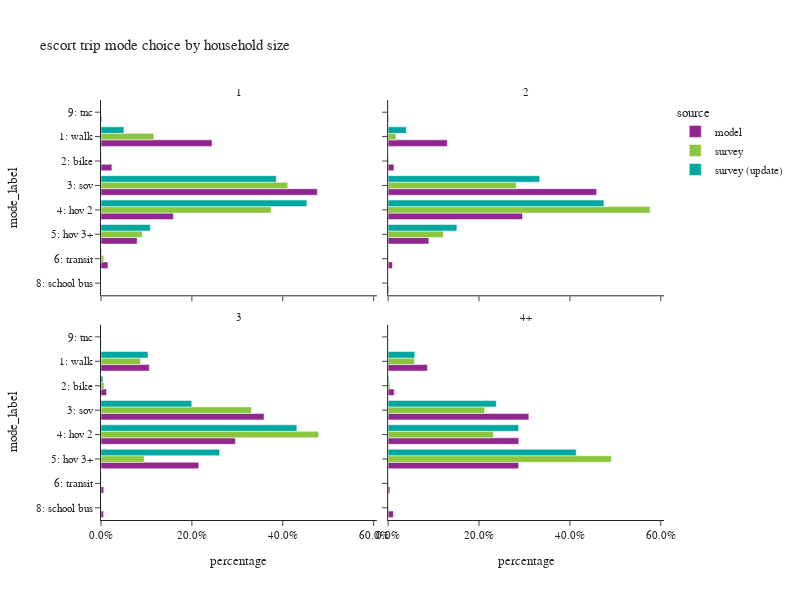

The cell this chart's notebook holds for it:
### Code cell
plot_mode_choice(es_trip,"hhsize_4+",
                 {"hhsize_4+":["1","2","3","4+"],
                  "mode_label":["1: walk","2: bike","3: sov","4: hov 2","5: hov 3+","6: transit",
                                   "8: school bus","9: other–survey only"]},
                 "household size",2,600)

### Figure 1 — Plotly figure (JSON) as saved in the notebook; plotly's stock layout.template omitted (floating-point values rounded to 4 significant figures)
{"data": [{"alignmentgroup": "True", "customdata": [[16780], [1642], [32685], [10941], [5462], [1046], [116]], "hovertemplate": "source=model<br>hhsize_4+=1<br>percentage=%{x}<br>mode_label=%{y}<br>sample count=%{customdata[0]}<extra></extra>", "legendgroup": "model", "marker": {"color": "#91268F", "pattern": {"shape": ""}}, "name": "model", "offsetgroup": "model", "orientation": "h", "showlegend": true, "textposition": "auto", "type": "bar", "x": [0.2443, 0.02391, 0.476, 0.1593, 0.07954, 0.01523, 0.001689], "xaxis": "x3", "y": ["1: walk", "2: bike", "3: sov", "4: hov 2", "5: hov 3+", "6: transit", "9: tnc"], "yaxis": "y3"}, {"alignmentgroup": "True", "customdata": [[37888], [3762], [133489], [86042], [26067], [2798], [530], [359]], "hovertemplate": "source=model<br>hhsize_4+=2<br>percentage=%{x}<br>mode_label=%{y}<br>sample count=%{customdata[0]}<extra></extra>", "legendgroup": "model", "marker": {"color": "#91268F", "pattern": {"shape": ""}}, "name": "model", "offsetgroup": "model", "orientation": "h", "showlegend": false, "textposition": "auto", "type": "bar", "x": [0.1302, 0.01293, 0.4588, 0.2957, 0.0896, 0.009617, 0.001822, 0.001234], "xaxis": "x4", "y": ["1: walk", "2: bike", "3: sov", "4: hov 2", "5: hov 3+", "6: transit", "8: school bus", "9: tnc"], "yaxis": "y4"}, {"alignmentgroup": "True", "customdata": [[37320], [4239], [126107], [103968], [75618], [2105], [1990], [213]], "hovertemplate": "source=model<br>hhsize_4+=3<br>percentage=%{x}<br>mode_label=%{y}<br>sample count=%{customdata[0]}<extra></extra>", "legendgroup": "model", "marker": {"color": "#91268F", "pattern": {"shape": ""}}, "name": "model", "offsetgroup": "model", "orientation": "h", "showlegend": false, "textposition": "auto", "type": "bar", "x": [0.1062, 0.01206, 0.3587, 0.2957, 0.2151, 0.005988, 0.00566, 0.0006059], "xaxis": "x", "y": ["1: walk", "2: bike", "3: sov", "4: hov 2", "5: hov 3+", "6: transit", "8: school bus", "9: tnc"], "yaxis": "y"}, {"alignmentgroup": "True", "customdata": [[89476], [13897], [320655], [297714], [297481], [4033], [11944], [352]], "hovertemplate": "source=model<br>hhsize_4+=4+<br>percentage=%{x}<br>mode_label=%{y}<br>sample count=%{customdata[0]}<extra></extra>", "legendgroup": "model", "marker": {"color": "#91268F", "pattern": {"shape": ""}}, "name": "model", "offsetgroup": "model", "orientation": "h", "showlegend": false, "textposition": "auto", "type": "bar", "x": [0.0864, 0.01342, 0.3096, 0.2875, 0.2873, 0.003895, 0.01153, 0.0003399], "xaxis": "x2", "y": ["1: walk", "2: bike", "3: sov", "4: hov 2", "5: hov 3+", "6: transit", "8: school bus", "9: tnc"], "yaxis": "y2"}, {"alignmentgroup": "True", "customdata": [[16], [2], [58], [48], [9], [1]], "hovertemplate": "source=survey<br>hhsize_4+=1<br>percentage=%{x}<br>mode_label=%{y}<br>sample count=%{customdata[0]}<extra></extra>", "legendgroup": "survey", "marker": {"color": "#8CC63E", "pattern": {"shape": ""}}, "name": "survey", "offsetgroup": "survey", "orientation": "h", "showlegend": true, "textposition": "auto", "type": "bar", "x": [0.1165, 0.001654, 0.4111, 0.3742, 0.09063, 0.00599], "xaxis": "x3", "y": ["1: walk", "2: bike", "3: sov", "4: hov 2", "5: hov 3+", "6: transit"], "yaxis": "y3"}, {"alignmentgroup": "True", "customdata": [[23], [4], [127], [177], [48], [3]], "hovertemplate": "source=survey<br>hhsize_4+=2<br>percentage=%{x}<br>mode_label=%{y}<br>sample count=%{customdata[0]}<extra></extra>", "legendgroup": "survey", "marker": {"color": "#8CC63E", "pattern": {"shape": ""}}, "name": "survey", "offsetgroup": "survey", "orientation": "h", "showlegend": false, "textposition": "auto", "type": "bar", "x": [0.01714, 0.001485, 0.2817, 0.5767, 0.1218, 0.001144], "xaxis": "x4", "y": ["1: walk", "2: bike", "3: sov", "4: hov 2", "5: hov 3+", "6: transit"], "yaxis": "y4"}, {"alignmentgroup": "True", "customdata": [[43], [14], [95], [117], [67], [1], [1]], "hovertemplate": "source=survey<br>hhsize_4+=3<br>percentage=%{x}<br>mode_label=%{y}<br>sample count=%{customdata[0]}<extra></extra>", "legendgroup": "survey", "marker": {"color": "#8CC63E", "pattern": {"shape": ""}}, "name": "survey", "offsetgroup": "survey", "orientation": "h", "showlegend": false, "textposition": "auto", "type": "bar", "x": [0.0869, 0.006651, 0.3312, 0.4787, 0.09493, 0.0003367, 0.001309], "xaxis": "x", "y": ["1: walk", "2: bike", "3: sov", "4: hov 2", "5: hov 3+", "6: transit", "8: school bus"], "yaxis": "y"}, {"alignmentgroup": "True", "customdata": [[69], [12], [124], [203], [336], [3], [3]], "hovertemplate": "source=survey<br>hhsize_4+=4+<br>percentage=%{x}<br>mode_label=%{y}<br>sample count=%{customdata[0]}<extra></extra>", "legendgroup": "survey", "marker": {"color": "#8CC63E", "pattern": {"shape": ""}}, "name": "survey", "offsetgroup": "survey", "orientation": "h", "showlegend": false, "textposition": "auto", "type": "bar", "x": [0.058, 0.004267, 0.2124, 0.2317, 0.4913, 0.001157, 0.001272], "xaxis": "x2", "y": ["1: walk", "2: bike", "3: sov", "4: hov 2", "5: hov 3+", "6: transit", "8: school bus"], "yaxis": "y2"}, {"alignmentgroup": "True", "customdata": [[15], [1], [51], [46], [9], [1]], "hovertemplate": "source=survey (update)<br>hhsize_4+=1<br>percentage=%{x}<br>mode_label=%{y}<br>sample count=%{customdata[0]}<extra></extra>", "legendgroup": "survey (update)", "marker": {"color": "#00A7A0", "pattern": {"shape": ""}}, "name": "survey (update)", "offsetgroup": "survey (update)", "orientation": "h", "showlegend": true, "textposition": "auto", "type": "bar", "x": [0.05043, 0.0008845, 0.3858, 0.453, 0.1085, 0.001399], "xaxis": "x3", "y": ["1: walk", "2: bike", "3: sov", "4: hov 2", "5: hov 3+", "6: transit"], "yaxis": "y3"}, {"alignmentgroup": "True", "customdata": [[18], [116], [172], [46], [1]], "hovertemplate": "source=survey (update)<br>hhsize_4+=2<br>percentage=%{x}<br>mode_label=%{y}<br>sample count=%{customdata[0]}<extra></extra>", "legendgroup": "survey (update)", "marker": {"color": "#00A7A0", "pattern": {"shape": ""}}, "name": "survey (update)", "offsetgroup": "survey (update)", "orientation": "h", "showlegend": false, "textposition": "auto", "type": "bar", "x": [0.04017, 0.3335, 0.4749, 0.1513, 0.0001112], "xaxis": "x4", "y": ["1: walk", "3: sov", "4: hov 2", "5: hov 3+", "6: transit"], "yaxis": "y4"}, {"alignmentgroup": "True", "customdata": [[42], [12], [86], [108], [60], [1]], "hovertemplate": "source=survey (update)<br>hhsize_4+=3<br>percentage=%{x}<br>mode_label=%{y}<br>sample count=%{customdata[0]}<extra></extra>", "legendgroup": "survey (update)", "marker": {"color": "#00A7A0", "pattern": {"shape": ""}}, "name": "survey (update)", "offsetgroup": "survey (update)", "orientation": "h", "showlegend": false, "textposition": "auto", "type": "bar", "x": [0.1035, 0.004235, 0.1998, 0.431, 0.2609, 0.000575], "xaxis": "x", "y": ["1: walk", "2: bike", "3: sov", "4: hov 2", "5: hov 3+", "6: transit"], "yaxis": "y"}, {"alignmentgroup": "True", "customdata": [[63], [11], [105], [184], [298], [2]], "hovertemplate": "source=survey (update)<br>hhsize_4+=4+<br>percentage=%{x}<br>mode_label=%{y}<br>sample count=%{customdata[0]}<extra></extra>", "legendgroup": "survey (update)", "marker": {"color": "#00A7A0", "pattern": {"shape": ""}}, "name": "survey (update)", "offsetgroup": "survey (update)", "orientation": "h", "showlegend": false, "textposition": "auto", "type": "bar", "x": [0.05882, 0.00203, 0.238, 0.2871, 0.4138, 0.0002482], "xaxis": "x2", "y": ["1: walk", "2: bike", "3: sov", "4: hov 2", "5: hov 3+", "6: transit"], "yaxis": "y2"}], "layout": {"annotations": [{"font": {}, "showarrow": false, "text": "3", "x": 0.245, "xanchor": "center", "xref": "paper", "y": 0.465, "yanchor": "bottom", "yref": "paper"}, {"font": {}, "showarrow": false, "text": "4+", "x": 0.755, "xanchor": "center", "xref": "paper", "y": 0.465, "yanchor": "bottom", "yref": "paper"}, {"font": {}, "showarrow": false, "text": "1", "x": 0.245, "xanchor": "center", "xref": "paper", "y": 1.0, "yanchor": "bottom", "yref": "paper"}, {"font": {}, "showarrow": false, "text": "2", "x": 0.755, "xanchor": "center", "xref": "paper", "y": 1.0, "yanchor": "bottom", "yref": "paper"}], "barmode": "group", "height": 600, "legend": {"title": {"text": "source"}, "tracegroupgap": 0}, "title": {"text": "escort trip mode choice by household size"}, "width": 800, "xaxis": {"anchor": "y", "domain": [0.0, 0.49], "tickformat": ".1%", "title": {"text": "percentage"}}, "xaxis2": {"anchor": "y2", "domain": [0.51, 1.0], "matches": "x", "tickformat": ".1%", "title": {"text": "percentage"}}, "xaxis3": {"anchor": "y3", "domain": [0.0, 0.49], "matches": "x", "showticklabels": false, "tickformat": ".1%"}, "xaxis4": {"anchor": "y4", "domain": [0.51, 1.0], "matches": "x", "showticklabels": false, "tickformat": ".1%"}, "yaxis": {"anchor": "x", "categoryarray": ["9: other–survey only", "8: school bus", "6: transit", "5: hov 3+", "4: hov 2", "3: sov", "2: bike", "1: walk"], "categoryorder": "array", "domain": [0.0, 0.465], "title": {"text": "mode_label"}}, "yaxis2": {"anchor": "x2", "domain": [0.0, 0.465], "matches": "y", "showticklabels": false}, "yaxis3": {"anchor": "x3", "categoryarray": ["9: other–survey only", "8: school bus", "6: transit", "5: hov 3+", "4: hov 2", "3: sov", "2: bike", "1: walk"], "categoryorder": "array", "domain": [0.535, 1.0], "matches": "y", "title": {"text": "mode_label"}}, "yaxis4": {"anchor": "x4", "domain": [0.535, 1.0], "matches": "y", "showticklabels": false}}}
